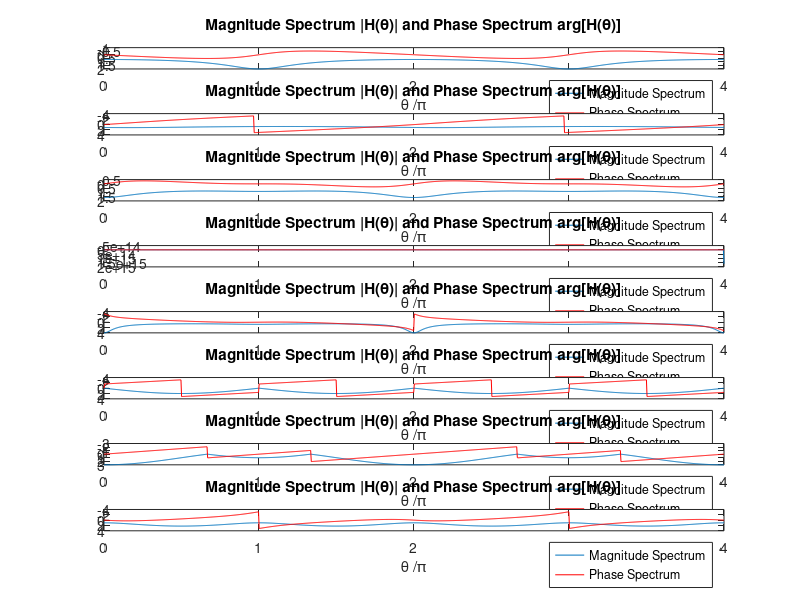

MATLAB code for this plot:
A = [1 0.5 0 1 0 0 ; 1 -0.2*exp(i*(pi/6)) 0 0 1 0; 1 -0.25 -0.125 1 0 0 ; 1 -0.75 -0.25 1 0 0; 1 -0.75 -0.5 1 0 0; 1 0 0 -1 0 1; 1 0 0 1 1 1; 1 0 0 1 1 -1]; %coeffients matrix
theta=linspace(0,4*pi,1000);
hold on
for i = 1:8
    %F_i = DTFT_evaluation(A(i,[4:6]),A(i, [1:3]),theta);   
    H_i = freqz(A(i,[4:6]), A(i,[1:3]), theta);
    % Plot the DTFT
    %figure(1)
    %hold on
    %subplot(8,1,i)
    %plot(theta/pi,real(H_i));grid
    %title('Real part of H(\theta)]')
    %xlabel('\theta /\pi');
    %ylabel('Amplitude');
    %subplot(8,1,i+1)
    %plot(theta/pi,imag(H_i));grid
    %title('Imaginary part of H(\theta)]')
    %xlabel('\theta /\pi');
    %ylabel('Amplitude');
    %figure(1)
    subplot(8,1,i)
    plot(theta/pi,abs(H_i));grid
    title('Magnitude Spectrum |H(\theta)| and Phase Spectrum arg[H(\theta)]')
    xlabel('\theta /\pi');
    %ylabel('Amplitude');
    hold on
    plot(theta/pi,angle(H_i),'r');grid
    %title('Phase Spectrum arg[H(\theta)]')
    %xlabel('\theta /\pi');
    %ylabel('Phase in radians');
    legend('Magnitude Spectrum','Phase Spectrum')

end